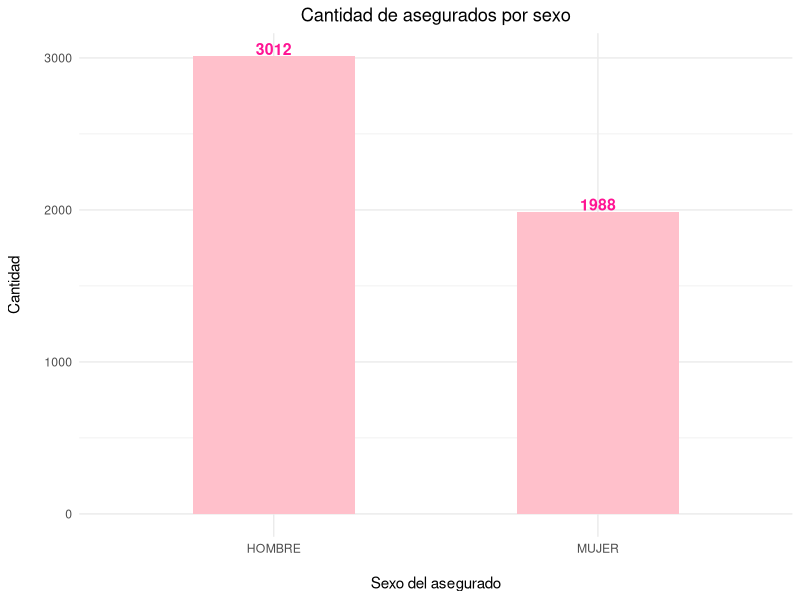
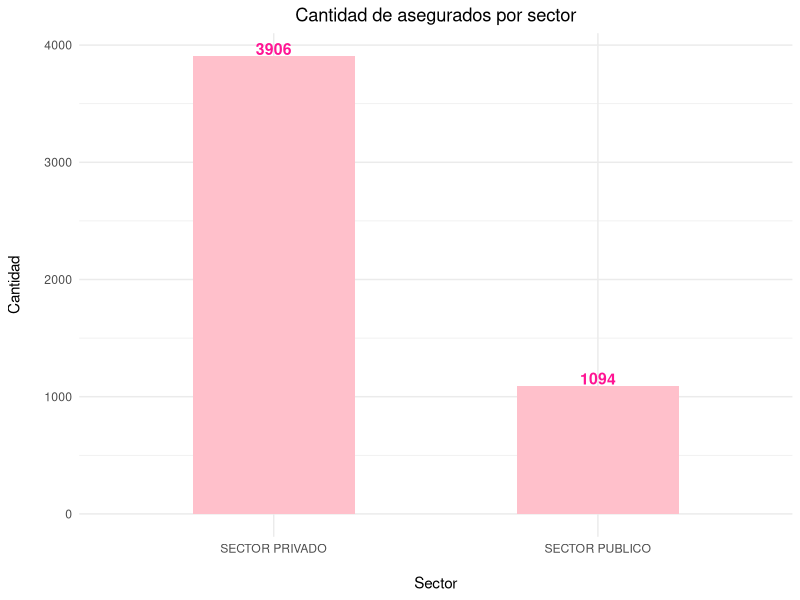
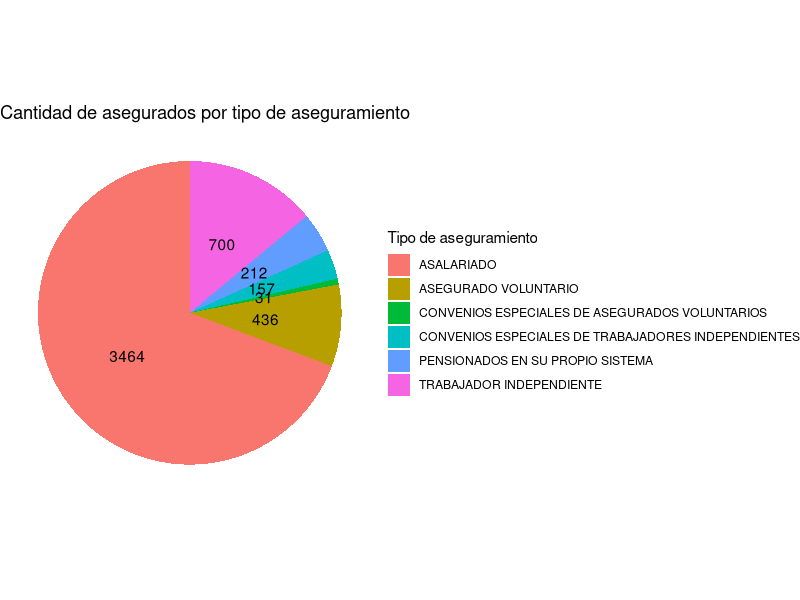
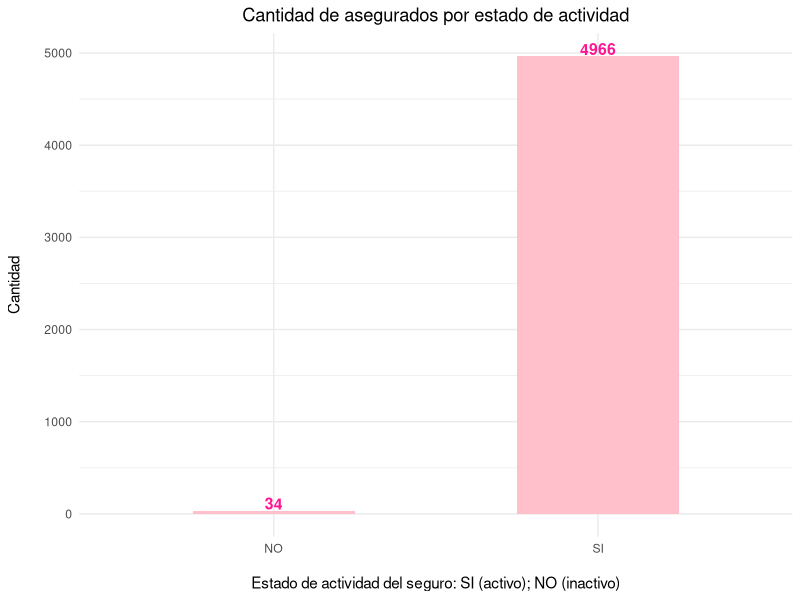
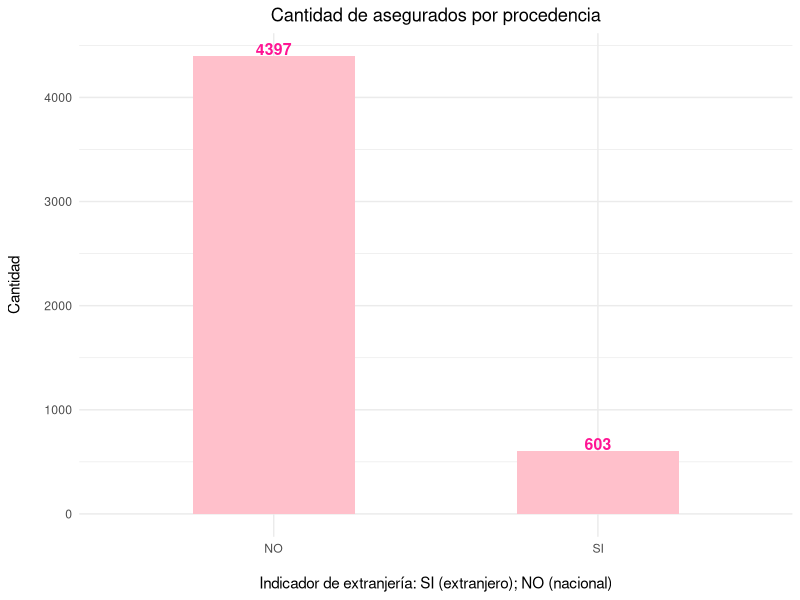
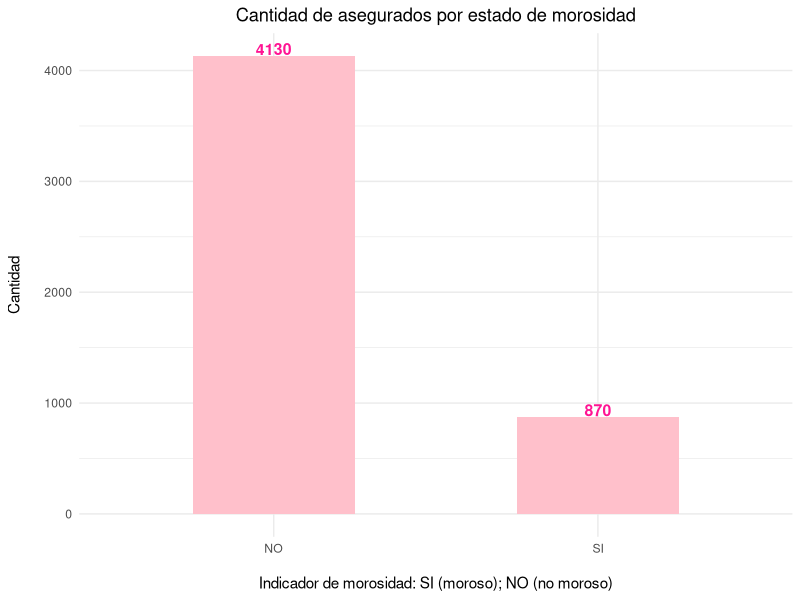
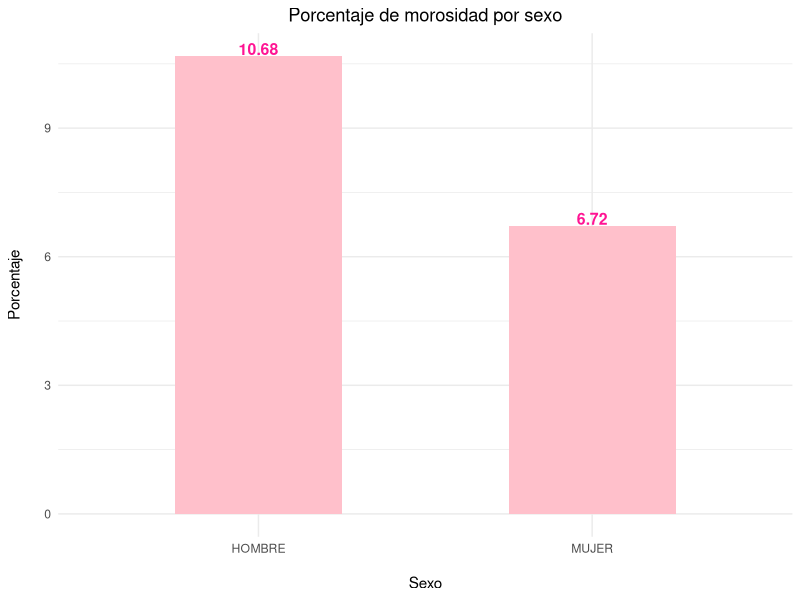
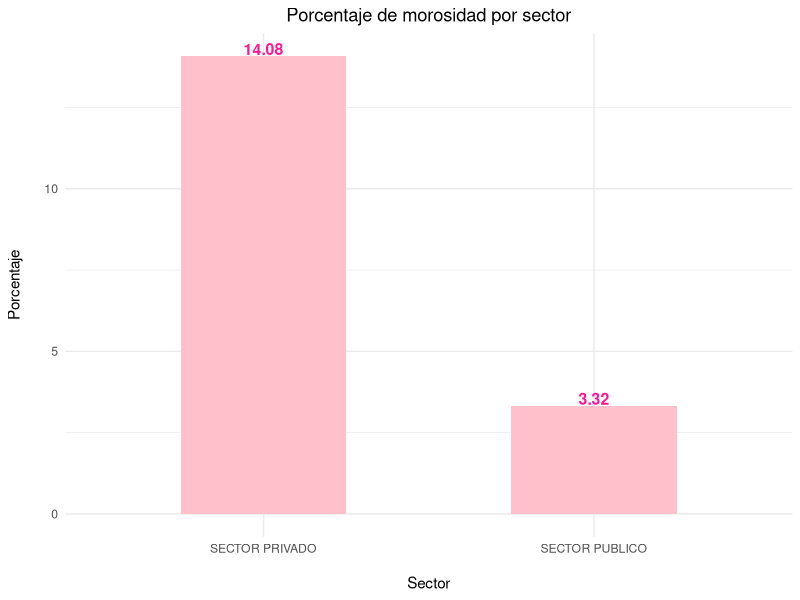

Reproduce these figures in R, in order.
## ---- chunk 1
library(readxl)
library(dplyr)
library(ggplot2)
## ---- chunk 2
base.datos <- read_excel("moras.xlsx")
View(base.datos)
## ---- chunk 3
#Resumen de la columna del salario. 
summary(base.datos$SALARIO)

#Resumen de la columna de la edad. 
summary(base.datos$EDAD)

## ---- chunk 4
#Se agrega una columna con el Z Score de la columna del salario. 
base.datos$Z.Score.Salario <- round((base.datos$SALARIO - mean(base.datos$SALARIO, na.rm = TRUE)) / sd(base.datos$SALARIO, na.rm = TRUE), 2)

#Se agrega una columna con el Z Score de la columna de la edad.
base.datos$Z.Score.Edad <- round((base.datos$EDAD - mean(base.datos$EDAD, na.rm = TRUE)) / sd(base.datos$EDAD, na.rm = TRUE), 2)

#Se agrega una columna con la clasificación del Z Score de la columna del salario.
base.datos$Categoría.Salario <- ifelse(abs(base.datos$Z.Score.Salario) > 1.96, "ATÍPICO","NORMAL")

#Se agrega una columna con la clasificación del Z Score de la columna de la edad.
base.datos$Categoría.Edad <- ifelse(abs(base.datos$Z.Score.Edad) > 1.96, "ATÍPICO","NORMAL")

View(base.datos)

## ---- chunk 5
porcentaje.NA.columnas <- data.frame(
  Columna = names(base.datos),
  Porcentaje.NA = round((colSums(is.na(base.datos)) / nrow(base.datos)) * 100, 2)
)

View(porcentaje.NA.columnas)
## ---- chunk 6
#Para imputar los valores en las columnas de edad y salario, se utiliza el promedio respectivo de cada columna. En el caso de la columna del tipo de aseguramiento, se emplea la moda. 

#Procedemos a imputar la columna del salario. 

base.datos$SALARIO[is.na(base.datos$SALARIO)] <- 657534

#Procedemos a imputar la columna de la edad. 
base.datos$EDAD[is.na(base.datos$EDAD)] <- 41.91

#Para ver qué elemento se repite más en la columna del tipo de aseguramiento. 
table(base.datos$TIPO_ASEGURAMIENTO)

#Procedemos a imputar la columna de la edad. 
base.datos$TIPO_ASEGURAMIENTO[is.na(base.datos$TIPO_ASEGURAMIENTO)] <- "ASALARIADO"

View(base.datos)

## ---- chunk 7
ggplot(base.datos, aes(x = SEXO)) +
  geom_bar(fill = "pink", width = 0.5)+
  theme_minimal()+
  labs(x = "Sexo del asegurado", y = "Cantidad", 
       title = "Cantidad de asegurados por sexo")+
  theme(plot.title = element_text(hjust = 0.5),
        axis.title.y = element_text(margin = margin(r = 15)),
        axis.title.x = element_text(margin = margin(t = 15)))+
  geom_text(stat = "count", aes(label = after_stat(count)), 
            vjust = -0.1, color = "deeppink", size = 4, fontface = "bold") 


ggsave("C:/Users/alego/OneDrive/Documentos/EXAMEN_II_G1_C4F535_R/EXAMEN_II_G1_C4F535/res/Cantidad_asegurados_sexo.png", width = 8, height = 6, dpi = 900)
## ---- chunk 8
ggplot(base.datos, aes(x = SECTOR)) +
  geom_bar(fill = "pink", width = 0.5)+
  theme_minimal()+
  labs(x = "Sector", y = "Cantidad", 
       title = "Cantidad de asegurados por sector")+
  theme(plot.title = element_text(hjust = 0.5),
        axis.title.y = element_text(margin = margin(r = 15)),
        axis.title.x = element_text(margin = margin(t = 15)))+
  geom_text(stat = "count", aes(label = after_stat(count)), 
            vjust = -0.1, color = "deeppink", size = 4, fontface = "bold") 


ggsave("C:/Users/alego/OneDrive/Documentos/EXAMEN_II_G1_C4F535_R/EXAMEN_II_G1_C4F535/res/Cantidad_asegurados_sector.png", width = 8, height = 6, dpi = 900)
## ---- chunk 9
ggplot(base.datos, aes(x = "", fill = TIPO_ASEGURAMIENTO)) +
  geom_bar(width= 0.5) +
  coord_polar(theta = "y") +
  theme_void() + 
  geom_text(stat = "count", aes(label = after_stat(count)), 
            position = position_stack(vjust = 0.5)) +
  labs(title = "Cantidad de asegurados por tipo de aseguramiento",
        fill = "Tipo de aseguramiento")


ggsave("C:/Users/alego/OneDrive/Documentos/EXAMEN_II_G1_C4F535_R/EXAMEN_II_G1_C4F535/res/Cantidad_asegurados_aseguramiento.png", width = 8, height = 6, dpi = 900)
## ---- chunk 10
ggplot(base.datos, aes(x = INDICADOR_ACTIVO)) +
  geom_bar(fill = "pink", width = 0.5)+
  theme_minimal()+
  labs(x = "Estado de actividad del seguro: SI (activo); NO (inactivo)", y = "Cantidad", 
       title = "Cantidad de asegurados por estado de actividad")+
  theme(plot.title = element_text(hjust = 0.5),
        axis.title.y = element_text(margin = margin(r = 15)),
        axis.title.x = element_text(margin = margin(t = 15)))+
  geom_text(stat = "count", aes(label = after_stat(count)), 
            vjust = -0.1, color = "deeppink", size = 4, fontface = "bold") 


ggsave("C:/Users/alego/OneDrive/Documentos/EXAMEN_II_G1_C4F535_R/EXAMEN_II_G1_C4F535/res/Cantidad_asegurados_estado_actividad.png", width = 8, height = 6, dpi = 900)
## ---- chunk 11
ggplot(base.datos, aes(x = INDICADOR.EXTRANJERO)) +
  geom_bar(fill = "pink", width = 0.5)+
  theme_minimal()+
  labs(x = "Indicador de extranjería: SI (extranjero); NO (nacional)", y = "Cantidad", 
       title = "Cantidad de asegurados por procedencia")+
  theme(plot.title = element_text(hjust = 0.5),
        axis.title.y = element_text(margin = margin(r = 15)),
        axis.title.x = element_text(margin = margin(t = 15)))+
  geom_text(stat = "count", aes(label = after_stat(count)), 
            vjust = -0.1, color = "deeppink", size = 4, fontface = "bold") 


ggsave("C:/Users/alego/OneDrive/Documentos/EXAMEN_II_G1_C4F535_R/EXAMEN_II_G1_C4F535/res/Cantidad_asegurados_procedencia.png", width = 8, height = 6, dpi = 900)
## ---- chunk 12
ggplot(base.datos, aes(x = INDICADOR_MOROSO)) +
  geom_bar(fill = "pink", width = 0.5)+
  theme_minimal()+
  labs(x = "Indicador de morosidad: SI (moroso); NO (no moroso)", y = "Cantidad", 
       title = "Cantidad de asegurados por estado de morosidad")+
  theme(plot.title = element_text(hjust = 0.5),
        axis.title.y = element_text(margin = margin(r = 15)),
        axis.title.x = element_text(margin = margin(t = 15)))+
  geom_text(stat = "count", aes(label = after_stat(count)), 
            vjust = -0.1, color = "deeppink", size = 4, fontface = "bold") 


ggsave("C:/Users/alego/OneDrive/Documentos/EXAMEN_II_G1_C4F535_R/EXAMEN_II_G1_C4F535/res/Cantidad_asegurados_morosidad.png", width = 8, height = 6, dpi = 900)
## ---- chunk 13
datos.sexo <- base.datos %>% 
  filter(INDICADOR_MOROSO == "SI") %>% 
  group_by(SEXO) %>% 
  summarise(
    Porcentaje.morosos = (n()/nrow(base.datos)) * 100
  )
#View(datos.sexo)

ggplot(datos.sexo, aes(x = SEXO, y = Porcentaje.morosos)) +
  geom_bar(stat = "identity", fill = "pink", width = 0.5)+
  theme_minimal()+
  labs(x = "Sexo", y = "Porcentaje", 
       title = "Porcentaje de morosidad por sexo")+
  theme(plot.title = element_text(hjust = 0.5),
        axis.title.y = element_text(margin = margin(r = 15)),
        axis.title.x = element_text(margin = margin(t = 15)))+
  geom_text(aes(label = Porcentaje.morosos), 
            vjust = -0.1, color = "deeppink", size = 4, fontface = "bold") 


ggsave("C:/Users/alego/OneDrive/Documentos/EXAMEN_II_G1_C4F535_R/EXAMEN_II_G1_C4F535/res/Porcentaje_morosidad_sexo.png", width = 8, height = 6, dpi = 900)
## ---- chunk 14
datos.sector <- base.datos %>% 
  filter(INDICADOR_MOROSO == "SI") %>% 
  group_by(SECTOR) %>% 
  summarise(
    Porcentaje.morosos = (n()/nrow(base.datos)) * 100
  )

ggplot(datos.sector, aes(x = SECTOR, y = Porcentaje.morosos)) +
  geom_bar(stat = "identity", fill = "pink", width = 0.5)+
  theme_minimal()+
  labs(x = "Sector", y = "Porcentaje", 
       title = "Porcentaje de morosidad por sector")+
  theme(plot.title = element_text(hjust = 0.5),
        axis.title.y = element_text(margin = margin(r = 15)),
        axis.title.x = element_text(margin = margin(t = 15)))+
  geom_text(aes(label = Porcentaje.morosos), 
            vjust = -0.1, color = "deeppink", size = 4, fontface = "bold") 


ggsave("C:/Users/alego/OneDrive/Documentos/EXAMEN_II_G1_C4F535_R/EXAMEN_II_G1_C4F535/res/Porcentaje_morosidad_sector.png", width = 8, height = 6, dpi = 900)
## ---- chunk 15
datos.procedencia <- base.datos %>% 
  filter(INDICADOR_MOROSO == "SI") %>% 
  group_by(INDICADOR.EXTRANJERO) %>% 
  summarise(
    Porcentaje.morosos = (n()/nrow(base.datos)) * 100
  )

ggplot(datos.procedencia, aes(x = INDICADOR.EXTRANJERO, y = Porcentaje.morosos)) +
  geom_bar(stat = "identity", fill = "pink", width = 0.5)+
  theme_minimal()+
  labs(x = "Indicador de extranjería: SI (extranjero); NO (nacional)", y = "Porcentaje", 
       title = "Porcentaje de morosidad por procedencia")+
  theme(plot.title = element_text(hjust = 0.5),
        axis.title.y = element_text(margin = margin(r = 15)),
        axis.title.x = element_text(margin = margin(t = 15)))+
  geom_text(aes(label = Porcentaje.morosos), 
            vjust = -0.1, color = "deeppink", size = 4, fontface = "bold") 


ggsave("C:/Users/alego/OneDrive/Documentos/EXAMEN_II_G1_C4F535_R/EXAMEN_II_G1_C4F535/res/Porcentaje_morosidad_procedencia.png", width = 8, height = 6, dpi = 900)
## ---- chunk 16
datos.actividad <- base.datos %>% 
  filter(INDICADOR_MOROSO == "SI") %>% 
  group_by(INDICADOR_ACTIVO) %>% 
  summarise(
    Porcentaje.morosos = (n()/nrow(base.datos)) * 100
  )

ggplot(datos.actividad, aes(x = INDICADOR_ACTIVO, y = Porcentaje.morosos)) +
  geom_bar(stat = "identity", fill = "pink", width = 0.5)+
  theme_minimal()+
  labs(x = "Indicador de actividad: SI (activo); NO (inactivo)", y = "Porcentaje", 
       title = "Porcentaje de morosidad por actividad del seguro")+
  theme(plot.title = element_text(hjust = 0.5),
        axis.title.y = element_text(margin = margin(r = 15)),
        axis.title.x = element_text(margin = margin(t = 15)))+
  geom_text(aes(label = Porcentaje.morosos), 
            vjust = -0.1, color = "deeppink", size = 4, fontface = "bold") 


ggsave("C:/Users/alego/OneDrive/Documentos/EXAMEN_II_G1_C4F535_R/EXAMEN_II_G1_C4F535/res/Porcentaje_morosidad_actividad.png", width = 8, height = 6, dpi = 900)
## ---- chunk 17
datos.aseguramiento <- base.datos %>% 
  filter(INDICADOR_MOROSO == "SI") %>% 
  group_by(TIPO_ASEGURAMIENTO) %>% 
  summarise(
    Porcentaje.morosos = (n()/nrow(base.datos)) * 100
  )

ggplot(datos.aseguramiento, aes(x = "", y = Porcentaje.morosos, fill = TIPO_ASEGURAMIENTO)) +
  geom_bar(width = 0.5, stat = "identity") +
  coord_polar(theta = "y") +
  theme_void() +
  geom_text(aes(label = paste0(round(Porcentaje.morosos, 1), "%")),
    angle = 45, 
    size = 3,
    fontface = "bold",
    position = position_stack(vjust = 0.5)) +
  labs(title = "Porcentaje de morosidad por tipo de aseguramiento",
    fill = "Tipo de aseguramiento")

ggsave("C:/Users/alego/OneDrive/Documentos/EXAMEN_II_G1_C4F535_R/EXAMEN_II_G1_C4F535/res/Porcentaje_morosidad_aseguramiento.png", width = 8, height = 6, dpi = 900)
